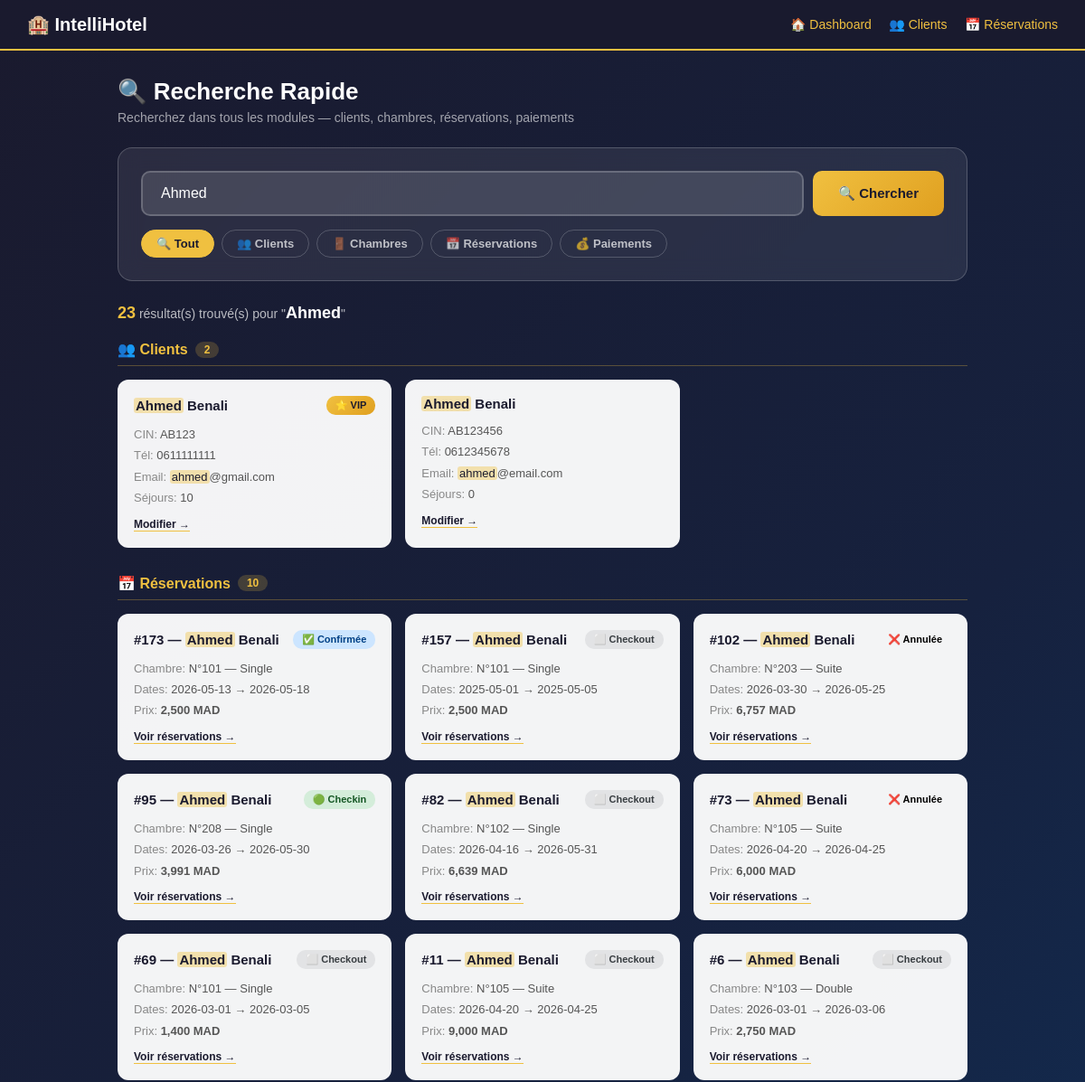
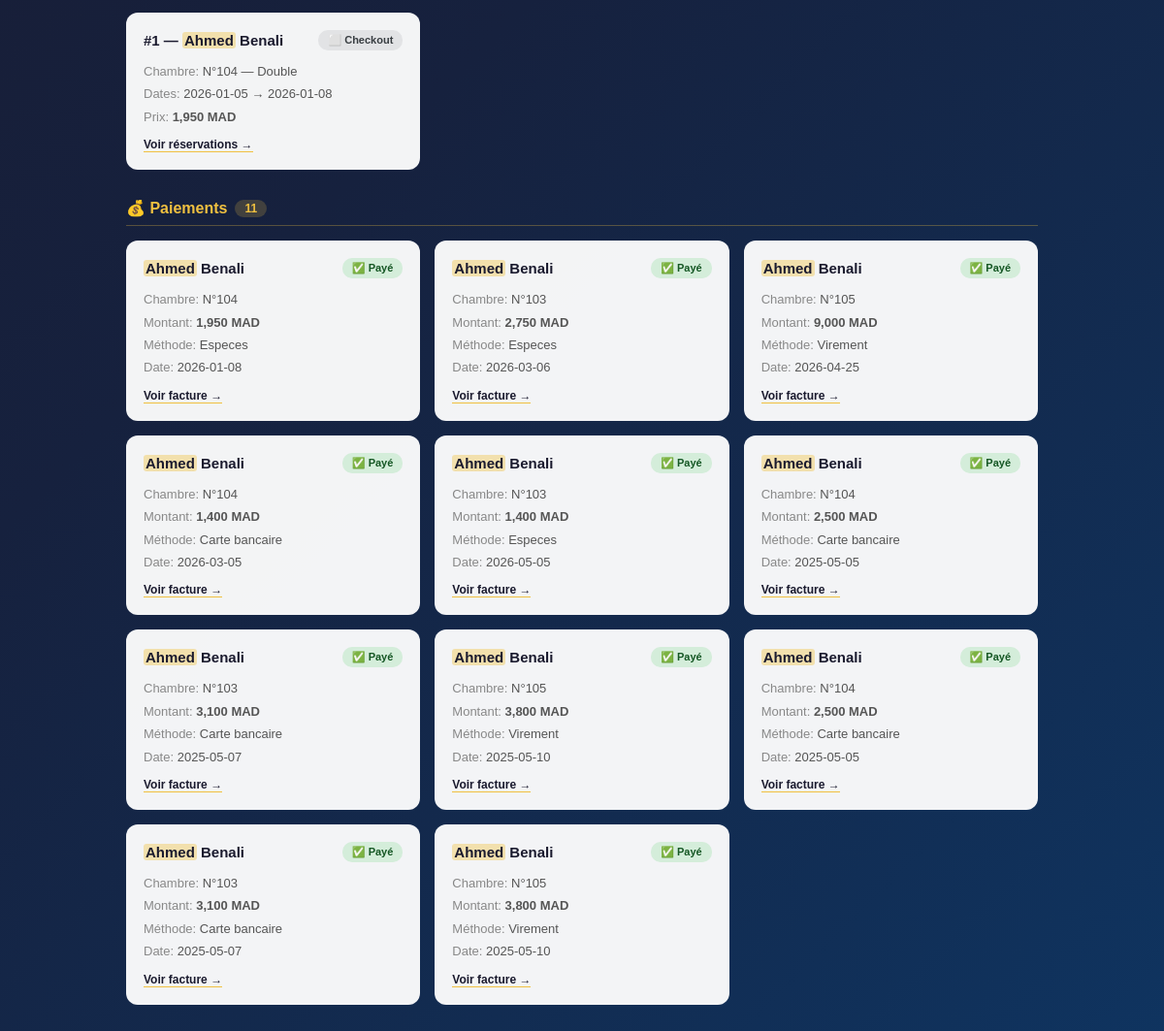
Screenshot of /modules/recherche/index.php?q=Ahmed&filtre=all (signed in) with the database file from the repository (2 pictures, top to bottom).
### tables this page shows
CREATE TABLE `clients` (
  `id` int(11) NOT NULL,
  `nom` varchar(100) DEFAULT NULL,
  `cin` varchar(20) DEFAULT NULL,
  `telephone` varchar(20) DEFAULT NULL,
  `email` varchar(100) DEFAULT NULL
);

CREATE TABLE `reservations` (
  `id` int(11) NOT NULL,
  `client_id` int(11) DEFAULT NULL,
  `chambre_id` int(11) DEFAULT NULL,
  `receptionniste_id` int(11) DEFAULT NULL,
  `date_debut` date DEFAULT NULL,
  `date_fin` date DEFAULT NULL,
  `statut` enum('en_attente','confirmee','checkin','checkout','annulee') DEFAULT 'confirmee',
  `prix_total` decimal(10,2) DEFAULT NULL
);

CREATE TABLE `chambres` (
  `id` int(11) NOT NULL,
  `numero` int(11) DEFAULT NULL,
  `type` enum('Single','Double','Suite') DEFAULT NULL,
  `vue` enum('Mer','Jardin','Piscine','Ville') DEFAULT NULL,
  `prix_base` decimal(10,2) DEFAULT NULL,
  `etat` enum('vide','reservee','occupee') DEFAULT 'vide'
);

### modules/recherche/index.php (the view, shortened to what this page needs)
<?php
require_once '../../config/database.php';
$query   = isset($_GET['q']) ? $conn->real_escape_string(trim($_GET['q'])) : '';
$filtre  = isset($_GET['filtre']) ? $_GET['filtre'] : 'all';
$resultats_clients      = [];
$resultats_chambres     = [];
$resultats_reservations = [];
$resultats_paiements    = [];
if (strlen($query) >= 2) {
    if ($filtre === 'all' || $filtre === 'clients') {
        $r = $conn->query("
            SELECT c.*, COUNT(res.id) as nb_sejours
            FROM clients c
            LEFT JOIN reservations res ON c.id = res.client_id
            WHERE c.nom LIKE '%$query%'
               OR c.cin LIKE '%$query%'
               OR c.telephone LIKE '%$query%'
               OR c.email LIKE '%$query%'
            GROUP BY c.id
        ");
        while($row = $r->fetch_assoc()) $resultats_clients[] = $row;
    }
    if ($filtre === 'all' || $filtre === 'reservations') {
        $r = $conn->query("
            SELECT r.*, c.nom as client_nom, c.cin,
                   ch.numero as chambre_num, ch.type
            FROM reservations r
            JOIN clients c ON r.client_id = c.id
            JOIN chambres ch ON r.chambre_id = ch.id
            WHERE c.nom LIKE '%$query%'
               OR c.cin LIKE '%$query%'
               OR ch.numero LIKE '%$query%'
               OR r.statut LIKE '%$query%'
               OR r.date_debut LIKE '%$query%'
               OR r.date_fin LIKE '%$query%'
            ORDER BY r.id DESC
        ");
        while($row = $r->fetch_assoc()) $resultats_reservations[] = $row;
    }
    if ($filtre === 'all' || $filtre === 'paiements') {
        $r = $conn->query("
            SELECT p.*, c.nom as client_nom, ch.numero as chambre_num
            FROM paiements p
            JOIN reservations r ON p.reservation_id = r.id
            JOIN clients c ON r.client_id = c.id
            JOIN chambres ch ON r.chambre_id = ch.id
            WHERE c.nom LIKE '%$query%'
               OR p.statut LIKE '%$query%'
               OR p.methode LIKE '%$query%'
               OR ch.numero LIKE '%$query%'
        ");
        while($row = $r->fetch_assoc()) $resultats_paiements[] = $row;
    }
}
$total = count($resultats_clients) + count($resultats_chambres) +
         count($resultats_reservations) + count($resultats_paiements);
?>
<!DOCTYPE html>
<html lang="fr">
<head>
</head>
<body>
<div class="navbar">
    <h1>🏨 IntelliHotel</h1>
    <div>
        <a href="../../index.php">🏠 Dashboard</a>
        <a href="../clients/index.php">👥 Clients</a>
        <a href="../reservations/index.php">📅 Réservations</a>
    </div>
</div>
<div class="container">
    <div class="page-title">🔍 Recherche Rapide</div>
    <div class="page-subtitle">Recherchez dans tous les modules — clients, chambres, réservations, paiements</div>
    <div class="search-box">
        <form method="GET" class="search-form">
            <input type="text" name="q" class="search-input"
                   placeholder="🔍 Rechercher par nom, CIN, N° chambre, date..."
                   value="<?= htmlspecialchars($query) ?>" autofocus>
            <button type="submit" class="search-btn">🔍 Chercher</button>
        </form>
        <div class="filtres">
            <a href="?q=<?= urlencode($query) ?>&filtre=all"          class="filtre <?= $filtre==='all'          ? 'active':'' ?>">🔍 Tout</a>
            <a href="?q=<?= urlencode($query) ?>&filtre=clients"      class="filtre <?= $filtre==='clients'      ? 'active':'' ?>">👥 Clients</a>
            <a href="?q=<?= urlencode($query) ?>&filtre=chambres"     class="filtre <?= $filtre==='chambres'     ? 'active':'' ?>">🚪 Chambres</a>
            <a href="?q=<?= urlencode($query) ?>&filtre=reservations" class="filtre <?= $filtre==='reservations' ? 'active':'' ?>">📅 Réservations</a>
            <a href="?q=<?= urlencode($query) ?>&filtre=paiements"    class="filtre <?= $filtre==='paiements'    ? 'active':'' ?>">💰 Paiements</a>
        </div>
    </div>
    <?php if(strlen($query) < 2): ?>
        <div class="suggestions">
            <p>💡 Essayez de rechercher par :</p>
            <div class="suggestion-tags">
                <a href="?q=Ahmed&filtre=all"      class="tag">👤 Ahmed</a>
                <a href="?q=Suite&filtre=all"       class="tag">🚪 Suite</a>
                <a href="?q=Mer&filtre=all"          class="tag">🌊 Mer</a>
                <a href="?q=checkout&filtre=all"    class="tag">📅 Checkout</a>
                <a href="?q=paye&filtre=all"         class="tag">💰 Payé</a>
                <a href="?q=2026-05&filtre=all"     class="tag">📆 Mai 2026</a>
                <a href="?q=Double&filtre=all"      class="tag">🛏️ Double</a>
                <a href="?q=VIP&filtre=all"          class="tag">⭐ VIP</a>
            </div>
        </div>
    <?php else: ?>
        <div class="resultats-count">
            <strong><?= $total ?></strong> résultat(s) trouvé(s) pour "<strong style="color:white"><?= htmlspecialchars($query) ?></strong>"
        </div>
        <?php
        function hl($text, $query) {
            return preg_replace('/(' . preg_quote($query, '/') . ')/i', '<mark>$1</mark>', htmlspecialchars($text));
        }
        ?>
        <?php if(!empty($resultats_clients)): ?>
        <div class="section">
            <div class="section-title">
                👥 Clients
                <span class="section-count"><?= count($resultats_clients) ?></span>
            </div>
            <div class="cards-grid">
                <?php foreach($resultats_clients as $c): ?>
                <div class="result-card" onclick="window.location='../clients/modifier.php?id=<?= $c['id'] ?>'">
                    <div class="card-header">
                        <div class="card-title"><?= hl($c['nom'], $query) ?></div>
                        <?php if($c['nb_sejours'] >= 3): ?>
                            <span class="card-badge badge-vip">⭐ VIP</span>
                        <?php endif; ?>
                    </div>
                    <div class="card-info">
                        <span>CIN:</span> <?= hl($c['cin'], $query) ?><br>
                        <span>Tél:</span> <?= hl($c['telephone'], $query) ?><br>
                        <span>Email:</span> <?= hl($c['email'] ?: '—', $query) ?><br>
                        <span>Séjours:</span> <?= $c['nb_sejours'] ?>
                    </div>
                    <a href="../clients/modifier.php?id=<?= $c['id'] ?>" class="card-link">Modifier →</a>
                </div>
                <?php endforeach; ?>
            </div>
        </div>
        <?php endif; ?>
        <?php if(!empty($resultats_reservations)): ?>
        <div class="section">
            <div class="section-title">
                📅 Réservations
                <span class="section-count"><?= count($resultats_reservations) ?></span>
            </div>
            <div class="cards-grid">
                <?php foreach($resultats_reservations as $r): ?>
                <div class="result-card">
                    <div class="card-header">
                        <div class="card-title">#<?= $r['id'] ?> — <?= hl($r['client_nom'], $query) ?></div>
                        <span class="card-badge badge-<?= $r['statut'] ?>">
                            <?php
                            $labels = ['confirmee'=>'✅ Confirmée','checkin'=>'🟢 Checkin','checkout'=>'⬜ Checkout','annulee'=>'❌ Annulée','en_attente'=>'⏳ Attente'];
                            echo $labels[$r['statut']] ?? $r['statut'];
                            ?>
                        </span>
                    </div>
                    <div class="card-info">
                        <span>Chambre:</span> N°<?= hl($r['chambre_num'], $query) ?> — <?= $r['type'] ?><br>
                        <span>Dates:</span> <?= hl($r['date_debut'], $query) ?> → <?= hl($r['date_fin'], $query) ?><br>
                        <span>Prix:</span> <strong><?= number_format($r['prix_total'], 0) ?> MAD</strong>
                    </div>
                    <a href="../reservations/index.php" class="card-link">Voir réservations →</a>
                </div>
                <?php endforeach; ?>
            </div>
        </div>
        <?php endif; ?>
        <?php if(!empty($resultats_paiements)): ?>
        <div class="section">
            <div class="section-title">
                💰 Paiements
                <span class="section-count"><?= count($resultats_paiements) ?></span>
            </div>
            <div class="cards-grid">
                <?php foreach($resultats_paiements as $p): ?>
                <div class="result-card">
                    <div class="card-header">
                        <div class="card-title"><?= hl($p['client_nom'], $query) ?></div>
                        <span class="card-badge badge-<?= $p['statut']==='en_attente' ? 'attente' : $p['statut'] ?>">
                            <?= $p['statut'] === 'paye' ? '✅ Payé' : '⏳ En attente' ?>
                        </span>
                    </div>
                    <div class="card-info">
                        <span>Chambre:</span> N°<?= hl($p['chambre_num'], $query) ?><br>
                        <span>Montant:</span> <strong><?= number_format($p['montant'], 0) ?> MAD</strong><br>
                        <span>Méthode:</span> <?= hl($p['methode'] ?? '—', $query) ?><br>
                        <span>Date:</span> <?= $p['date_paiement'] ?? '—' ?>
                    </div>
                    <a href="../paiements/facture.php?id=<?= $p['reservation_id'] ?>" class="card-link">Voir facture →</a>
                </div>
                <?php endforeach; ?>
            </div>
        </div>
        <?php endif; ?>
    <?php endif; ?>
</div>
</body>
</html>

### modules/recherche/index.php (style rules this page uses)
* { margin:0; padding:0; box-sizing:border-box; }
body { font-family:Arial; min-height:100vh; background:linear-gradient(135deg,#1a1a2e,#16213e,#0f3460); }
.navbar { background:rgba(26,26,46,0.98); color:white; padding:15px 30px; display:flex; justify-content:space-between; align-items:center; border-bottom:2px solid #f0c040; }
.navbar h1 { font-size:20px; }
.navbar a { color:#f0c040; text-decoration:none; font-size:14px; margin-left:15px; }
.container { padding:30px; max-width:1000px; margin:0 auto; }
.page-title { color:white; font-size:26px; font-weight:bold; margin-bottom:5px; }
.page-subtitle { color:rgba(255,255,255,0.6); font-size:14px; margin-bottom:25px; }
.search-box { background:rgba(255,255,255,0.08); backdrop-filter:blur(12px); border:1px solid rgba(255,255,255,0.2); border-radius:16px; padding:25px; margin-bottom:25px; }
.search-form { display:flex; gap:10px; margin-bottom:15px; }
.search-input { flex:1; padding:14px 20px; background:rgba(255,255,255,0.12); border:2px solid rgba(255,255,255,0.2); border-radius:10px; color:white; font-size:16px; transition:0.3s; }
.search-input::placeholder { color:rgba(255,255,255,0.45); }
.search-btn { padding:14px 28px; background:linear-gradient(135deg,#f0c040,#e0a020); color:#1a1a2e; border:none; border-radius:10px; font-size:15px; font-weight:bold; cursor:pointer; transition:0.3s; }
.filtres { display:flex; gap:8px; flex-wrap:wrap; }
.filtre { padding:7px 16px; border-radius:20px; text-decoration:none; font-size:13px; font-weight:bold; border:1px solid rgba(255,255,255,0.2); color:rgba(255,255,255,0.7); transition:0.2s; }
.filtre:hover, .filtre.active { background:#f0c040; color:#1a1a2e; border-color:#f0c040; }
.resultats-count { color:rgba(255,255,255,0.7); font-size:14px; margin-bottom:20px; }
.resultats-count strong { color:#f0c040; font-size:18px; }
.section { margin-bottom:30px; }
.section-title { color:#f0c040; font-size:16px; font-weight:bold; margin-bottom:15px; padding-bottom:8px; border-bottom:1px solid rgba(240,192,64,0.3); display:flex; align-items:center; gap:8px; }
.section-count { background:rgba(240,192,64,0.2); color:#f0c040; padding:2px 10px; border-radius:10px; font-size:12px; }
.cards-grid { display:grid; grid-template-columns:repeat(auto-fill,minmax(280px,1fr)); gap:15px; }
.result-card { background:rgba(255,255,255,0.95); border-radius:12px; padding:18px; transition:0.3s; cursor:pointer; }
.card-header { display:flex; justify-content:space-between; align-items:center; margin-bottom:10px; }
.card-title { font-size:15px; font-weight:bold; color:#1a1a2e; }
.card-badge { padding:4px 10px; border-radius:10px; font-size:11px; font-weight:bold; }
.badge-confirmee { background:#cce5ff; color:#004085; }
.badge-checkin { background:#d4edda; color:#155724; }
.badge-checkout { background:#e2e3e5; color:#383d41; }
.badge-paye { background:#d4edda; color:#155724; }
.badge-vip { background:linear-gradient(135deg,#f0c040,#e0a020); color:#1a1a2e; }
.card-info { font-size:13px; color:#555; line-height:1.8; }
.card-info span { color:#888; }
.card-link { display:inline-block; margin-top:10px; color:#1a1a2e; font-size:12px; font-weight:bold; text-decoration:none; border-bottom:1px solid #f0c040; }
mark { background:rgba(240,192,64,0.4); color:#1a1a2e; border-radius:3px; padding:0 2px; }

### rows the page displays
clients: nom "Ahmed Benali AB123 0611111111 ahmed @gmail.com", shows "⭐ VIP", nb_sejours "10"
clients: nom "Ahmed Benali AB123456 0612345678 ahmed @email.com", nb_sejours "0"
reservations: id "173", client.nom "Ahmed Benali 101 2026-05-13 2026-05-18", statut "✅ Confirmée", chambre.type "Single", prix_total "2,500"
reservations: id "157", client.nom "Ahmed Benali 101 2025-05-01 2025-05-05", statut "⬜ Checkout", chambre.type "Single", prix_total "2,500"
reservations: id "102", client.nom "Ahmed Benali 203 2026-03-30 2026-05-25", statut "❌ Annulée", chambre.type "Suite", prix_total "6,757"
reservations: id "95", client.nom "Ahmed Benali 208 2026-03-26 2026-05-30", statut "🟢 Checkin", chambre.type "Single", prix_total "3,991"
reservations: id "82", client.nom "Ahmed Benali 102 2026-04-16 2026-05-31", statut "⬜ Checkout", chambre.type "Single", prix_total "6,639"
reservations: id "73", client.nom "Ahmed Benali 105 2026-04-20 2026-04-25", statut "❌ Annulée", chambre.type "Suite", prix_total "6,000"
reservations: id "69", client.nom "Ahmed Benali 101 2026-03-01 2026-03-05", statut "⬜ Checkout", chambre.type "Single", prix_total "1,400"
reservations: id "11", client.nom "Ahmed Benali 105 2026-04-20 2026-04-25", statut "⬜ Checkout", chambre.type "Suite", prix_total "9,000"
reservations: id "6", client.nom "Ahmed Benali 103 2026-03-01 2026-03-06", statut "⬜ Checkout", chambre.type "Double", prix_total "2,750"
reservations: id "1", client.nom "Ahmed Benali 104 2026-01-05 2026-01-08", statut "⬜ Checkout", chambre.type "Double", prix_total "1,950"

### other values shown
$total "23"
$query "Ahmed"
count($resultats_clients) "2"
count($resultats_reservations) "10"
count($resultats_paiements) "11"
$p['montant'] "1,950"
$p['date_paiement'] "2026-01-08"
$p['montant'] "2,750"
$p['date_paiement'] "2026-03-06"
$p['montant'] "9,000"
$p['date_paiement'] "2026-04-25"
$p['montant'] "1,400"
$p['date_paiement'] "2026-03-05"
$p['date_paiement'] "2026-05-05"
$p['montant'] "2,500"
